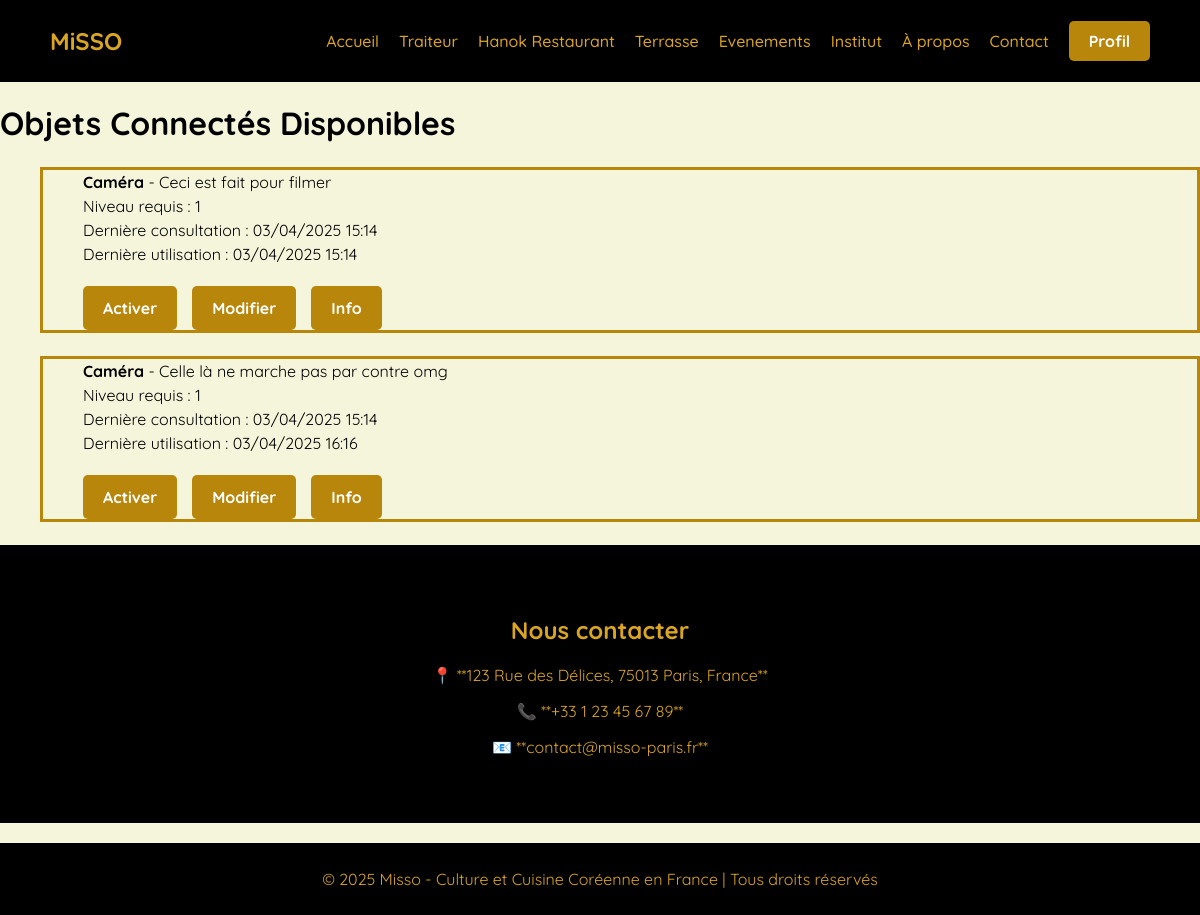
Before: /objets_connectes/ (signed in) with the older database file.
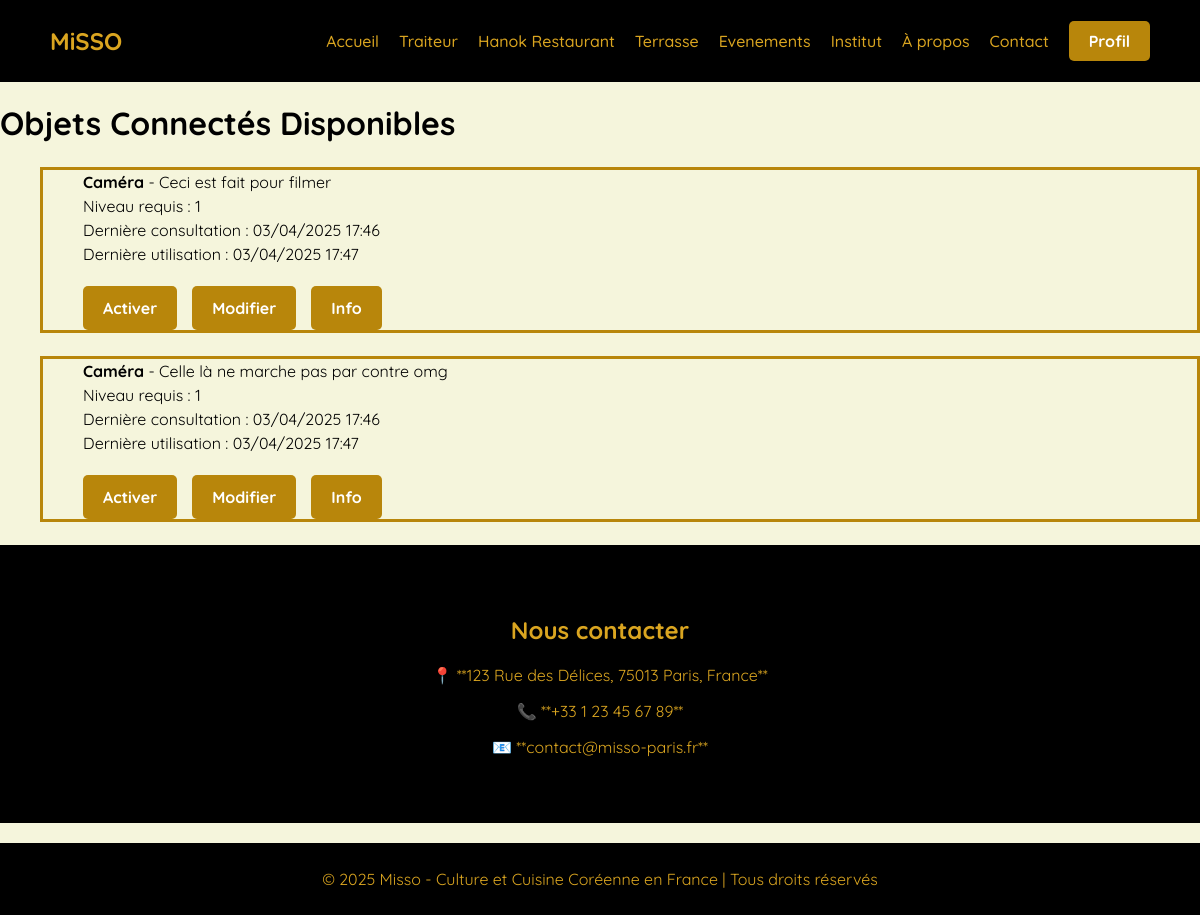
After: the same page with the newer database file.
### objets_connectes/models.py (models this page shows, shortened)
class ObjetConnecte(models.Model):
    id = models.AutoField(primary_key=True)
    nom = models.CharField(max_length=100)  # Nom de l'objet
    description = models.TextField(blank=True, null=True)  # Description de l'objet
    niveau_requis = models.PositiveIntegerField(default=1)  # Niveau requis pour modifier l'objet
    actif = models.BooleanField(default=False)  # Statut actif/inactif
    derniere_consultation = models.DateTimeField(blank=True, null=True)  # Dernière consultation
    derniere_utilisation = models.DateTimeField(blank=True, null=True)  # Dernière utilisation

### objets_connectes/views.py (the view)
# urls.py: path("", liste_objets, name="liste_objets"),
@login_required
def liste_objets(request):
    user = request.user
    user.ajouter_experience(50)  # Ajoute 50 points d'expérience
    objets = ObjetConnecte.objects.all()  # Récupère tous les objets connectés
    return render(request, "objets_connectes/liste_objets.html", {"objets": objets})

### utilisateurs/models.py (called while the page is built)
    def ajouter_experience(self, points):
        self.experience += points
        while self.experience >= self.experience_necessaire():
            self.experience -= self.experience_necessaire()
            self.niveau += 1
        self.save()

    def experience_necessaire(self):
        return self.niveau * 100  # Exemple : 100 points par niveau

### objets_connectes/templates/objets_connectes/liste_objets.html
{%extends "objets_connectes/base.html"%}
{%block title%}Objets Connectés Disponibles{%endblock%}
{%block content%}    <ul>
        {% for objet in objets %}
            <li>
                <div class="objet">
                <ul>
                <li><strong>{{ objet.nom }}</strong> - {{ objet.description }} </li>
                <li> Niveau requis : {{ objet.niveau_requis }} </li>
                <li> Dernière consultation : {{ objet.derniere_consultation|date:"d/m/Y H:i" }} </li>
                <li>Dernière utilisation : {{ objet.derniere_utilisation|date:"d/m/Y H:i" }} </li>
                <li class="button-group">
                <a href="{% url 'activer_objet' objet.id %}" class="btns">
                    {% if objet.actif %} Désactiver {% else %} Activer {% endif %}
                </a>
                <a href="{% url 'modifier_objet' objet.id %}"  class="btns">Modifier</a>
                <a href="{% url 'info_objet' objet.id %}"  class="btns">Info</a>
                </li>
                </ul>
            </div>
            </li>
        {% endfor %}
    </ul>
{%endblock%}

### objets_connectes/templates/objets_connectes/base.html (shortened to what this page needs)
<!DOCTYPE html>
<html lang="fr">
<head>
    {% load static %}
    <link rel="stylesheet" href="{% static 'utilisateurs/objets.css' %}">
    <link rel="stylesheet" href="{% static 'utilisateurs/navigation.css' %}">
</head>
<body>
    <header>
        <nav>
            <div class="logo"> MiSSO </div>
            <ul>
                <li><a href="{% url 'accueil' %}#accueil">Accueil</a></li>
                <li><a href="{% url 'menu' 'traiteur' %}">Traiteur</a></li>
                <li><a href="{% url 'menu' 'hanok' %}">Hanok Restaurant</a></li>
                <li><a href="{% url 'menu' 'rooftop' %}">Terrasse</a></li>
                <li><a href="{% url 'evenements' %}">Evenements</a></li>
                <li><a href="{% url 'institut' %}">Institut</a></li>
                <li><a href="{% url 'histoire' %}">À propos</a></li>
                <li><a href="{% url 'accueil' %}#contact">Contact</a></li>
                <li>
                    {% if user.is_authenticated %}
                        <a href="{% url 'profil' %}" class="btns">Profil</a>
                    {% else %}
                        <a href="{% url 'connexion' %}" class="btns">Se connecter</a>
                    {% endif %}
                </li>
            </ul>
        </nav>
    </header>
    <h1 class="title">{% block title %}{% endblock %}</h1>
    <div class="content">
       <p>{% block content %}{% endblock %}</p>
<section id="contact" class="contact">
    <h2>Nous contacter</h2>
    <p>📍 **123 Rue des Délices, 75013 Paris, France**</p>
    <p>📞 **+33 1 23 45 67 89**</p>
    <p>📧 **contact@misso-paris.fr**</p>
</section>
<footer>
    <p>&copy; 2025 Misso - Culture et Cuisine Coréenne en France | Tous droits réservés</p>
</footer>
</body>
</html>

### utilisateurs/static/utilisateurs/objets.css (style rules this page uses)
body { font-family: 'Quicksand', sans-serif; margin: 0; padding: 0; display: block; overflow-y: auto; min-height: 100vh; background-color: beige; }
div.objet { position: block; z-index: 1; height: 30%; text-wrap: balance; color: black; margin-left: 0; margin-right: 0; padding: auto; margin-top: 2%; margin-bottom: 2%; text-align: left; line-height: 1.5; border-radius: 0; background-color: beige; border: solid darkgoldenrod; overflow: auto; cursor: pointer; align-content: right; transition: transform 0.3s ease, background-color 0.3s ease; }
ul { list-style:none; }
.about, .contact { text-align: center; padding: 50px; background: black; color: goldenrod; }
footer { background: black; color: goldenrod; text-align: center; padding: 10px; margin-top: 20px; }
.button-group { display: flex; justify-content: flex-start; gap: 15px; margin-top: 20px; flex-wrap: wrap; }
.btns { padding: 10px 20px; border: none; border-radius: 5px; cursor: pointer; font-weight: bold; background-color: #4caf50; color: white; text-decoration: none; text-align: center; white-space: nowrap; }

### utilisateurs/static/utilisateurs/navigation.css (style rules this page uses)
nav { display: flex; justify-content: space-between; align-items: center; padding: 15px 50px; background: black; top: 0; left: 0; z-index: 1000; text-align: center; }
nav .logo { font-size: 24px; font-weight: bold; color: goldenrod; }
nav ul { list-style: none; display: flex; gap: 20px; }
nav ul li { display: inline; }
nav ul li a { text-decoration: none; color: goldenrod; ; font-weight: 500; transition: color 0.3s; }
.btns { background-color: darkgoldenrod; padding: 10px 20px; border-radius: 5px; color: white; text-decoration: none; font-weight: bold; transition: background 0.3s; }

Changed rows visible on the page:
changed ObjetConnecte "Ceci est fait pour filmer": derniere_consultation "03/04/2025 15:14" → "03/04/2025 17:46"; derniere_utilisation "03/04/2025 15:14" → "03/04/2025 17:47"
changed ObjetConnecte "Celle là ne marche pas par contre omg": derniere_consultation "03/04/2025 15:14" → "03/04/2025 17:46"; derniere_utilisation "03/04/2025 16:16" → "03/04/2025 17:47"
